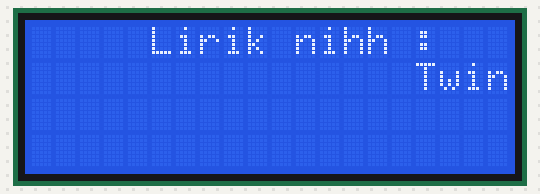
The sketch below on a simulated Arduino Uno, built with avr-gcc and run on an emulated ATmega328P. Shown: 20×4 character LCD.

Above: at 0.24 s.
At 5.11 s:
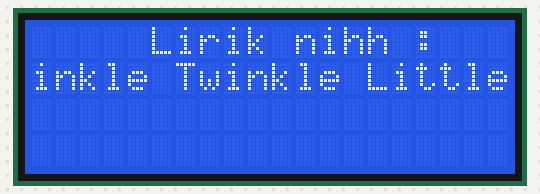
At 9.97 s:
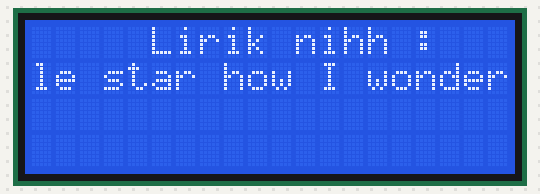
At 19.96 s:
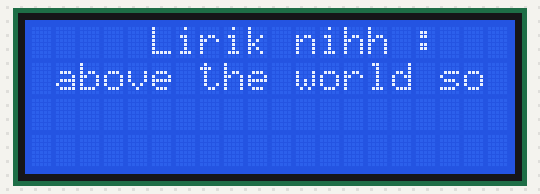
At 29.69 s:
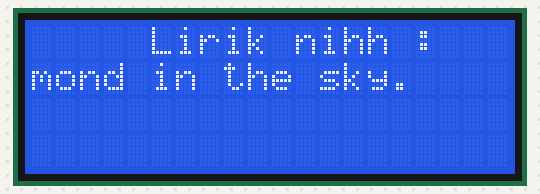
At 39.68 s:
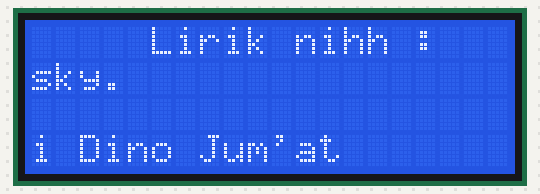

The sketch:

LCD_Static_dan_Dynamic_Text.ino
```cpp
/*
 * Displays text sent over the serial port (e.g. from the Serial Monitor) on
 * an attached LCD.
 * YWROBOT
 *Compatible with the Arduino IDE 1.0
 *Library version:1.1
 */
#include <Wire.h>
#include <LiquidCrystal_I2C.h>

LiquidCrystal_I2C lcd(0x27,20,4);  // set the LCD address to 0x27 for a 16 chars and 2 line display

char * messagePadded = "                Twinkle Twinkle Little star how I wonder what you are, up above the world so high, like a diamond in the sky.                ";
char * message = "                 Dino Iki Dino Jum'at                ";

void setup()
{
  lcd.init();                      // initialize the lcd
  lcd.backlight();
  Serial.begin(9600);
  lcd.setCursor(0,0);
  lcd.print("Mari bernyanyi");
  lcd.clear();
}

void loop()
{
  lcd.setCursor(5,0);
  lcd.print("Lirik nihh : ");

  for (int letter = 0; letter <= strlen(messagePadded) - 20; letter++) //From 0 to upto n-20 characters supply to below function
  {
    showLetters(0, letter);
  }

   for (int letter = 0; letter <= strlen(message) - 20; letter++) //From 0 to upto n-20 characters supply to below function
  {
    showLetterss(0, letter);
  }
}

void showLetters(int printStart, int startLetter)
{
  lcd.setCursor(printStart, 1);
  for (int letter = startLetter; letter <= startLetter + 19; letter++) // Print only 19 chars in Line #2 starting 'startLetter'
  {
    lcd.print(messagePadded[letter]);
  }
  lcd.print(" ");
  delay(250);
}

void showLetterss(int printStart, int startLetter)
{
  lcd.setCursor(printStart, 3);
  for (int letter = startLetter; letter <= startLetter + 19; letter++) // Print only 19 chars in Line #4 starting 'startLetter'
  {
    lcd.print(message[letter]);
  }
  lcd.print(" ");
  delay(250);
}
```
